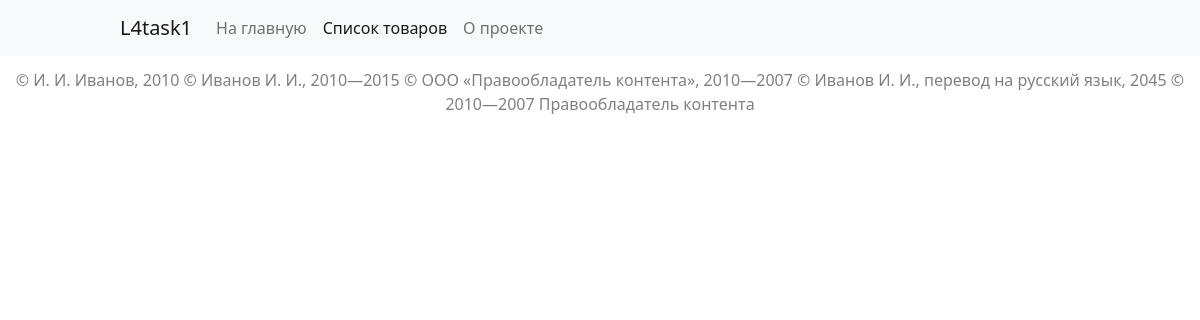
/catalog/, run on an earlier commit of the app's database.
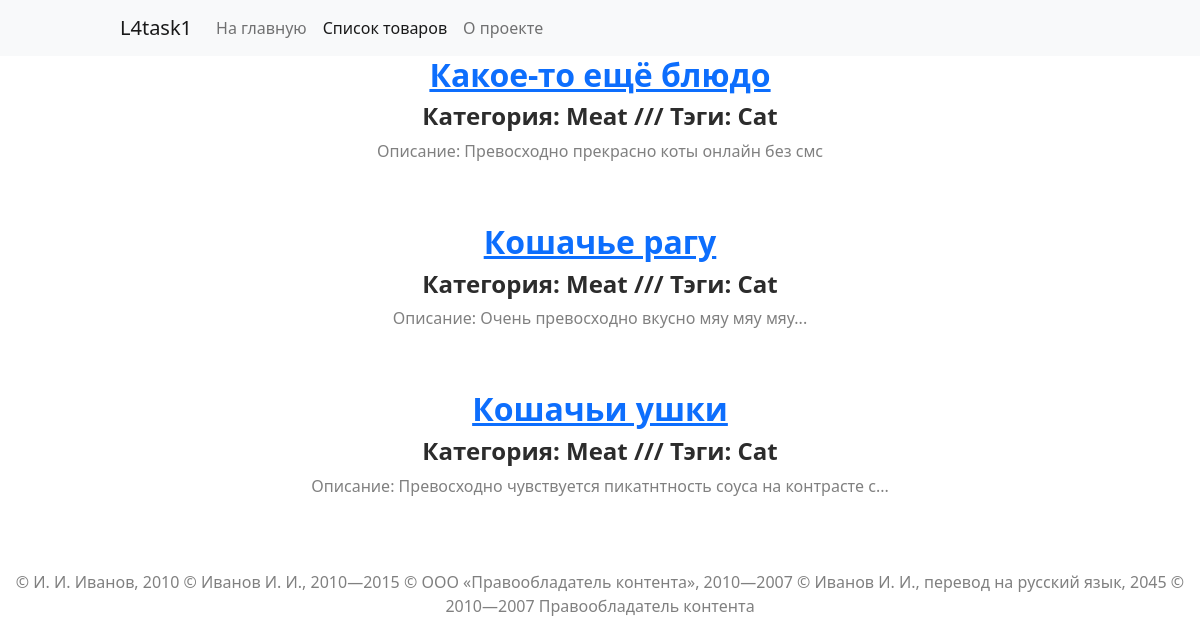
And on a later commit of the database.
### catalog/models.py (models this page shows, shortened)
class Item(models.Model):
    is_published = models.BooleanField(default=True)
    is_on_main = models.BooleanField(default=False)
    name = models.CharField(max_length=150, default='your name')
    text = models.TextField(default='your desc', validators=[validate_desc])
    category = models.ForeignKey(
        'Category', on_delete=models.DO_NOTHING, null=True)
    images = models.ForeignKey(
        'DescriptionImages', on_delete=models.CASCADE, null=True)
    tags = models.ManyToManyField('Tag')
    class Meta:
        verbose_name = 'товар'
        verbose_name = 'товары'
        default_related_name = 'items'
        ordering = ('category__name',)
    upload = models.ImageField(upload_to='uploads/%Y/%m', default='nothing')
    def image_tmb(self):
        if self.upload:
            return mark_safe(
                f'<img src="{self.get_img.url}">'
            )
        return 'Нет изображения'
    image_tmb.short_description = 'превью'
    image_tmb.allow_tags = True

class Category(models.Model):
    is_published = models.BooleanField(default=True)
    name = models.CharField(max_length=150, default='your name')
    slug = models.CharField(
        max_length=200, validators=[validate_slug], default='slug')
    weight = models.IntegerField(default=100, validators=[validate_weight])

class Tag(models.Model):
    name = models.CharField(max_length=150, default='your name')
    is_published = models.BooleanField(default=True)
    slug = models.CharField(
        max_length=200, validators=[validate_slug], default='slug')

### catalog/views.py (the view)
# urls.py: path('', views.item_list, name='item_list'),
def item_list(request):
    items = Item.objects.all().filter(is_published=True).order_by('name')
    context = {'items': items, 'navbar': 'catalog'}
    return render(request, 'catalog/index.html', context)

### templates/catalog/index.html (shortened to what this page needs)
<!DOCTYPE html>
<html lang="ru">
<head>
  {% extends "base.html" %}
  {% load static %}
  {% block content %}
  <link rel="stylesheet" href="{% static 'css/catalog_style.css' %}">
</head>
<body>
  {% include "includes/small_item_detail.html" %}
  {% endblock %}

### templates/base.html (shortened to what this page needs)
{% load static %}
<!DOCTYPE html>
<html lang="ru">
    <head>
        <link href="{% static 'css/bootstrap.min.css' %}" rel="stylesheet">
    </head>
    <body>
        {% include "includes/header.html" %}
        <main>
            {% block content %}{% endblock %}
        {% include "includes/footer.html" %}
    </body>
</html>

### templates/includes/header.html (shortened to what this page needs)
<!DOCTYPE html>
<html lang="ru">
<head>
  {% load static %}
  <link href="{% static 'css/header_style.css' %}" rel="stylesheet">
  <link href="{% static 'css/bootstrap.min.css' %}" rel="stylesheet">
</head>
<body>
  <header>
    {% block navbar-content %}
    <nav class="navbar sticky-top navbar-expand-lg navbar-light bg-light">
        <a class="navbar-brand" href="#">L4task1</a>
        <div class="collapse navbar-collapse" id="navbarNavAltMarkup">
          <div class="navbar-nav">
                {% block nav-home %}<a class="nav-item nav-link {% if navbar == 'home' %} active {% endif %}" href="{% url 'homepage:home' %}">На главную</a>{% endblock %}
                {% block nav-catalog %}<a class="nav-item nav-link {% if navbar == 'catalog' %} active {% endif %}" href="{% url 'catalog:item_list' %}">Список товаров</a>{% endblock %}
                {% block nav-about %}<a class="nav-item nav-link {% if navbar == 'about' %} active {% endif %}" href="{% url 'about:description' %}">О проекте</a>{% endblock %}
          </div>
        </div>
      </nav>
    {% endblock navbar-content %}
</header>
</body>
</html>

### templates/includes/small_item_detail.html
{% load static %}
<link rel="stylesheet" href="{% static 'css/small_item_detail.css' %}">
<div class="item_preview">
{% for item in items %}
  <a href="{% url 'catalog:item_detail' item.id %}"><h2>{{ item.name }}</h2></a>
  <h4>Категория: {{ item.category.name }} /// Тэги: {% for tag in item.tags.all %} {{ tag.name }} {% endfor %}</h4>
  <p>Описание: {{ item.text|truncatewords:10 }}</p>
{% endfor %}
</div>

### templates/includes/footer.html (shortened to what this page needs)
<!DOCTYPE html>
<html lang="ru">
<head>
  {% load static %}
  <link rel="stylesheet" href="{% static 'css/footer_style.css' %}">
</head>
<body>
    <footer>
        <p>© И. И. Иванов, 2010
            © Иванов И. И., 2010—2015
            © ООО «Правообладатель контента», 2010—2007
            © Иванов И. И., перевод на русский язык, 2045
            © 2010—2007 Правообладатель контента</p>
    </footer>
</body>
</html>

### static_dev/css/header_style.css (style rules this page uses)
.navbar-brand { padding-left: 10% }

### static_dev/css/catalog_style.css (style rules this page uses)
h2 { text-align: center }

### static_dev/css/small_item_detail.css (style rules this page uses)
.item_preview { text-align: center; }
h2 { font-weight: 700; }
h4 { font-weight: 600; color:rgb(44, 44, 44); }
p { font-weight: 500; color:gray; margin-bottom: 5% }

### static_dev/css/footer_style.css (style rules this page uses)
footer { text-align: center; padding-top: 1%; color:gray }

What changed in the data, as far as the page shows it:
added Item: name "Какое-то ещё блюдо", category.name "Meat", text "Превосходно прекрасно коты онлайн без смс"
added Tag: name "Cat"
added Item: name "Кошачье рагу", category.name "Meat", text "Очень превосходно вкусно мяу мяу мяу..."
added Item: name "Кошачьи ушки", category.name "Meat", text "Превосходно чувствуется пикатнтность соуса на контрасте с..."
